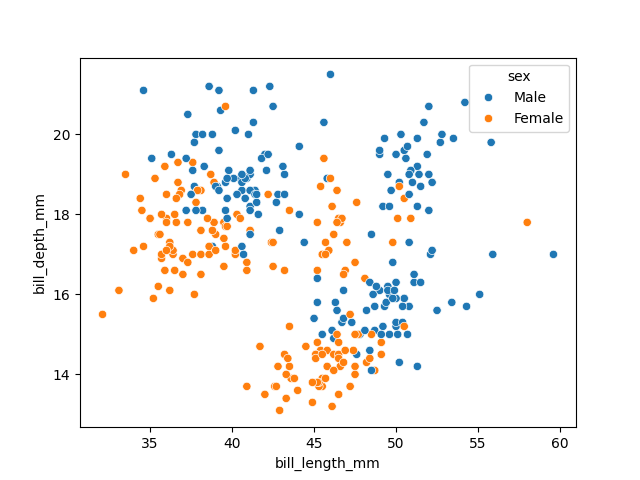

Python code for this plot:
import matplotlib.pyplot as plt
import seaborn as sns
import pandas as pd


data=sns.load_dataset("penguins")
print(data)

sns.scatterplot(x='bill_length_mm',y='bill_depth_mm',data=data,hue='sex')
plt.savefig("4.1st.png")
